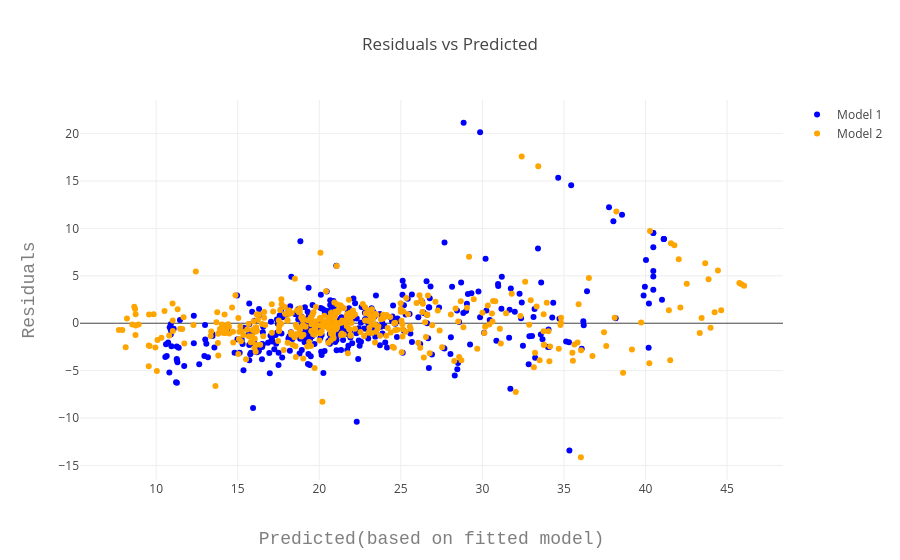

The notebook cell this image was saved under:
### Code cell
# Interactive plots
import plotly
from plotly import tools
import plotly.plotly as py
import plotly.graph_objs as go

plotly.offline.init_notebook_mode(connected=True)

model1 = go.Scatter(
    x=y_hat1,
    y=residuals1,
    mode="markers",
    marker = dict(color = 'blue'),
    name='Model 1'
)
model2 = go.Scatter(
    x=y_hat2,
    y=residuals2,
    mode="markers",
    marker = dict(color = 'orange'),
    name='Model 2'
)

data = [model1, model2]
layout = go.Layout(
    title='Residuals vs Predicted',
    xaxis=dict(
        title='Predicted(based on fitted model)',
        titlefont=dict(
            family='Courier New, monospace',
            size=18,
            color='#7f7f7f'
        )
    ),
    yaxis=dict(
        title='Residuals',
        titlefont=dict(
            family='Courier New, monospace',
            size=18,
            color='#7f7f7f'
        )
    )
)

fig = go.Figure(data, layout=layout)
plotly.offline.iplot(fig, filename='residual comparison')

### Figure 1 — Plotly figure (JSON) as saved in the notebook; plotly's stock layout.template omitted (floating-point values rounded to 4 significant figures; data arrays with more than 128 entries replaced by an {"elided": "..."} marker saying what was removed)
{"data": [{"marker": {"color": "blue"}, "mode": "markers", "name": "Model 1", "type": "scatter", "uid": "0e699614-27da-11e9-91f7-0e2681d9c366", "x": {"elided": "404 float values"}, "y": {"elided": "404 float values"}}, {"marker": {"color": "orange"}, "mode": "markers", "name": "Model 2", "type": "scatter", "uid": "0e699615-27da-11e9-91f7-0e2681d9c366", "x": {"elided": "404 float values"}, "y": {"elided": "404 float values"}}], "layout": {"title": "Residuals vs Predicted", "xaxis": {"title": "Predicted(based on fitted model)", "titlefont": {"color": "#7f7f7f", "family": "Courier New, monospace", "size": 18}}, "yaxis": {"title": "Residuals", "titlefont": {"color": "#7f7f7f", "family": "Courier New, monospace", "size": 18}}}}
